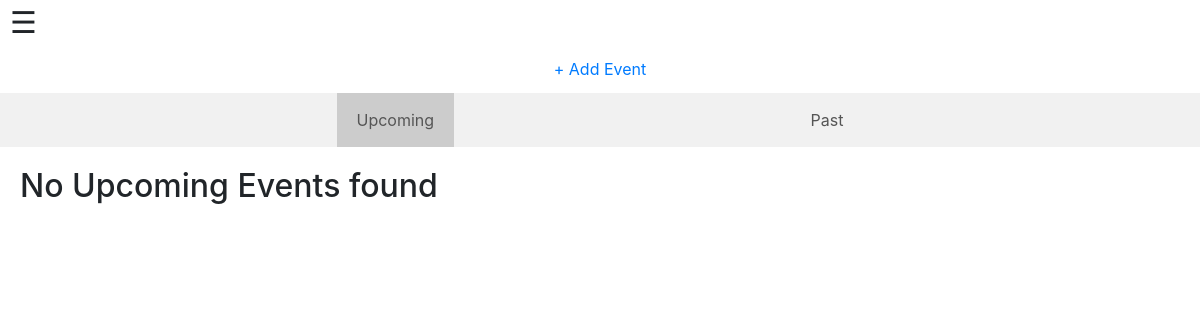
The app's page /existEvent/ (signed in), older data.
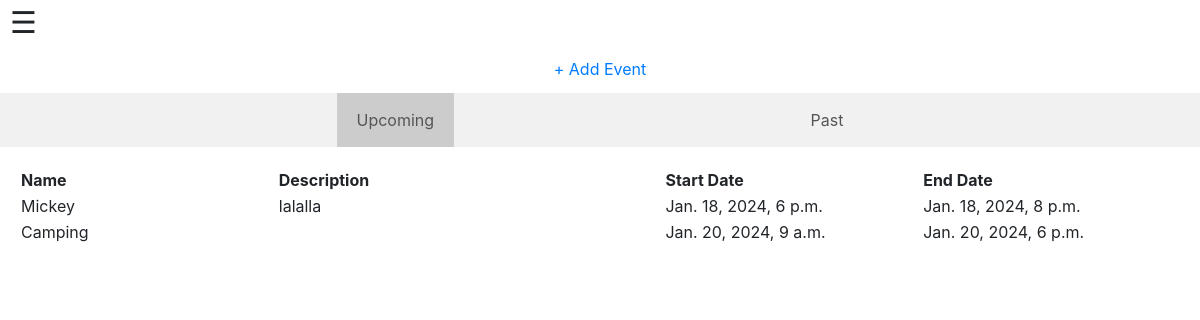
The same page, newer data.
### timetable/models.py (models this page shows, shortened)
class Event(models.Model):
    user = models.ForeignKey(User, on_delete=models.CASCADE, related_name="events")
    name = models.CharField(max_length=600)
    event_description = models.CharField(max_length=6000)
    start_datetime = models.DateTimeField()
    start_date = models.DateField()
    start_time = models.TimeField()
    end_datetime = models.DateTimeField()
    end_date = models.DateField()
    end_time = models.TimeField()
    created_datetime = models.DateTimeField(default=datetime.now)

### timetable/views.py (the view)
# urls.py: path("existEvent/", views.existEvent, name="existEvent"),
@login_required  # Add the login_required decorator to ensure the user is authenticated
def existEvent(request):
    upcoming_events, past_events = [], []
    for event in Event.objects.filter(user=request.user).order_by("start_datetime", "end_datetime"):
        end_date_aware = event.end_datetime if timezone.is_aware(event.end_datetime) else timezone.make_aware(event.end_datetime, timezone.get_current_timezone())
        if timezone.now() <= end_date_aware:
            upcoming_events.append({
                "name": event.name,
                "description": event.event_description,
                "start_date": event.start_datetime,
                "end_date": event.end_datetime
            })
        else:
            past_events.append({
                "name": event.name,
                "description": event.event_description,
                "start_date": event.start_datetime,
                "end_date": event.end_datetime
            })
    print(upcoming_events,"\n")
    print(past_events, "\n")
    return render(request, "timetable/events.html", {
        "upcoming": upcoming_events,
        "past": past_events
    })

### timetable/templates/timetable/events.html (shortened to what this page needs)
{% extends "timetable/layout.html" %}
{% block head%}
    <link rel="stylesheet" href="/static/css/timetable.css" type="text/css">
{% endblock %}
{% block body %}
    <div style = "display: flex; justify-content: center; margin: 1%;">
        <a href="{% url 'timetable:newEvent' %}"> + Add Event</a>
    </div>
    <div class="tab-container">
        <div style = "display: flex; justify-content: space-evenly;">
            <button class="tab-button active" onclick="openTab(event, 'upcoming')">Upcoming</button>
            <button class="tab-button" onclick="openTab(event, 'past')">Past</button>
        </div>
        <div>
            <div id="upcoming" class="tab-content active">
                {% if upcoming %}
                <table style="width: 100%">
                    <tr>
                        <th style="width: 20%">Name</th>
                        <th style="width: 30%">Description</th>
                        <th style="width: 20%"> Start Date</th>
                        <th style="width: 20%"> End Date</th>
                    </tr>
                    {% for event in upcoming %}
                        <tr>
                            <td> {{ event.name }} </td>
                            <td> {{ event.description }} </td>
                            <td> {{ event.start_date }} </td>
                            <td> {{ event.end_date }} </td>
                        </tr>
                    {% endfor %}
                </table>
                {% else %}
                    <h2>No Upcoming Events found</h2>
                {% endif %}
             </div>
        </div>
    </div>
{% endblock %}

Row changes from the older to the newer data that the page shows:
added Event: name "Mickey", description "lalalla", start_date "Jan. 18, 2024, 6 p.m.", end_date "Jan. 18, 2024, 8 p.m."
added Event: name "Camping", start_date "Jan. 20, 2024, 9 a.m.", end_date "Jan. 20, 2024, 6 p.m."
Text that changed along with them:
text no longer shown: "No Upcoming Events found"
text now shown: "Name Description Start Date End Date"
